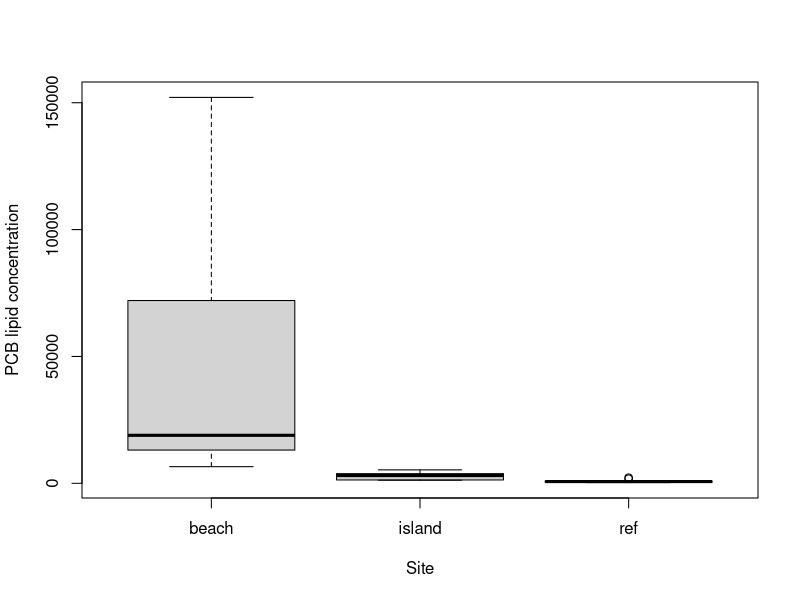
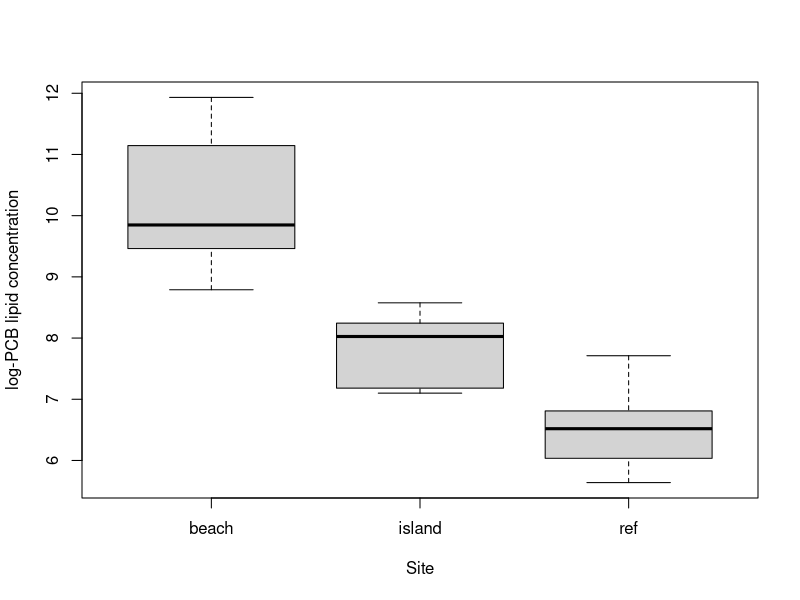

Write R code to recreate these figures, in order.
## ---- chunk 1
knitr::opts_chunk$set(echo = FALSE)

# PCB lipid concentration data
site <- c('ref', 'ref', 'ref', 'ref', 'ref', 'ref', 'ref', 'ref', 'ref', 'ref',
          'ref', 'island', 'island', 'island', 'island', 'island', 'island',
          'island', 'island', 'island', 'island', 'beach', 'beach', 'beach',
          'beach', 'beach', 'beach', 'beach', 'beach', 'beach', 'beach', 
          'beach')
lipid <- c(325, 281, 412, 621, 424, 768, 904, 678, 908, 2234, 1819, 1315, 1315,
           1212, 1999, 3108, 3011, 3804, 4450, 3779, 5301, 6564, 10460, 10650,
           17230, 15540, 18920, 30970, 51960, 92130, 139190, 152100)
## ---- chunk 2
boxplot(lipid ~ site, xlab = "Site", ylab = "PCB lipid concentration")
## ---- chunk 3
boxplot(log(lipid) ~ site, xlab = "Site", ylab = "log-PCB lipid concentration")
